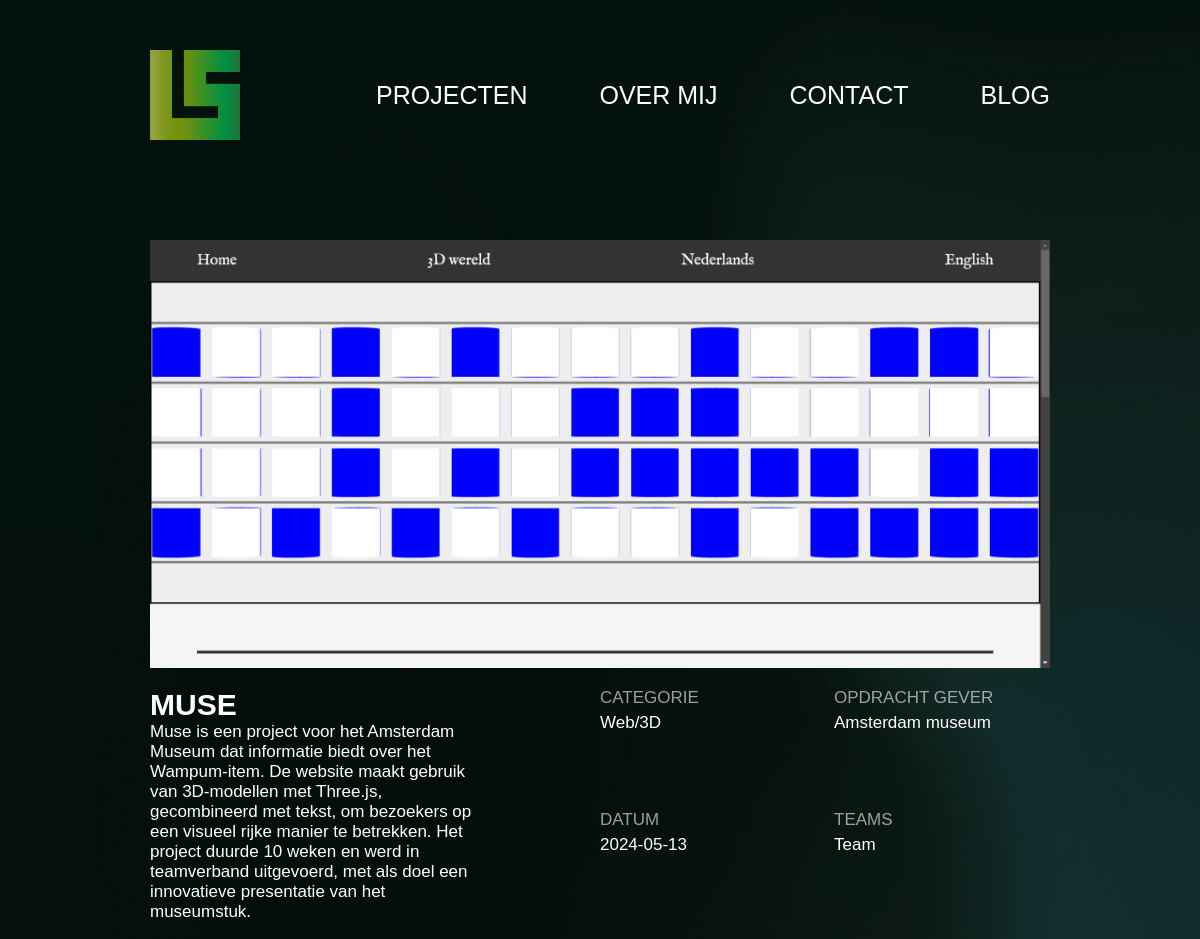
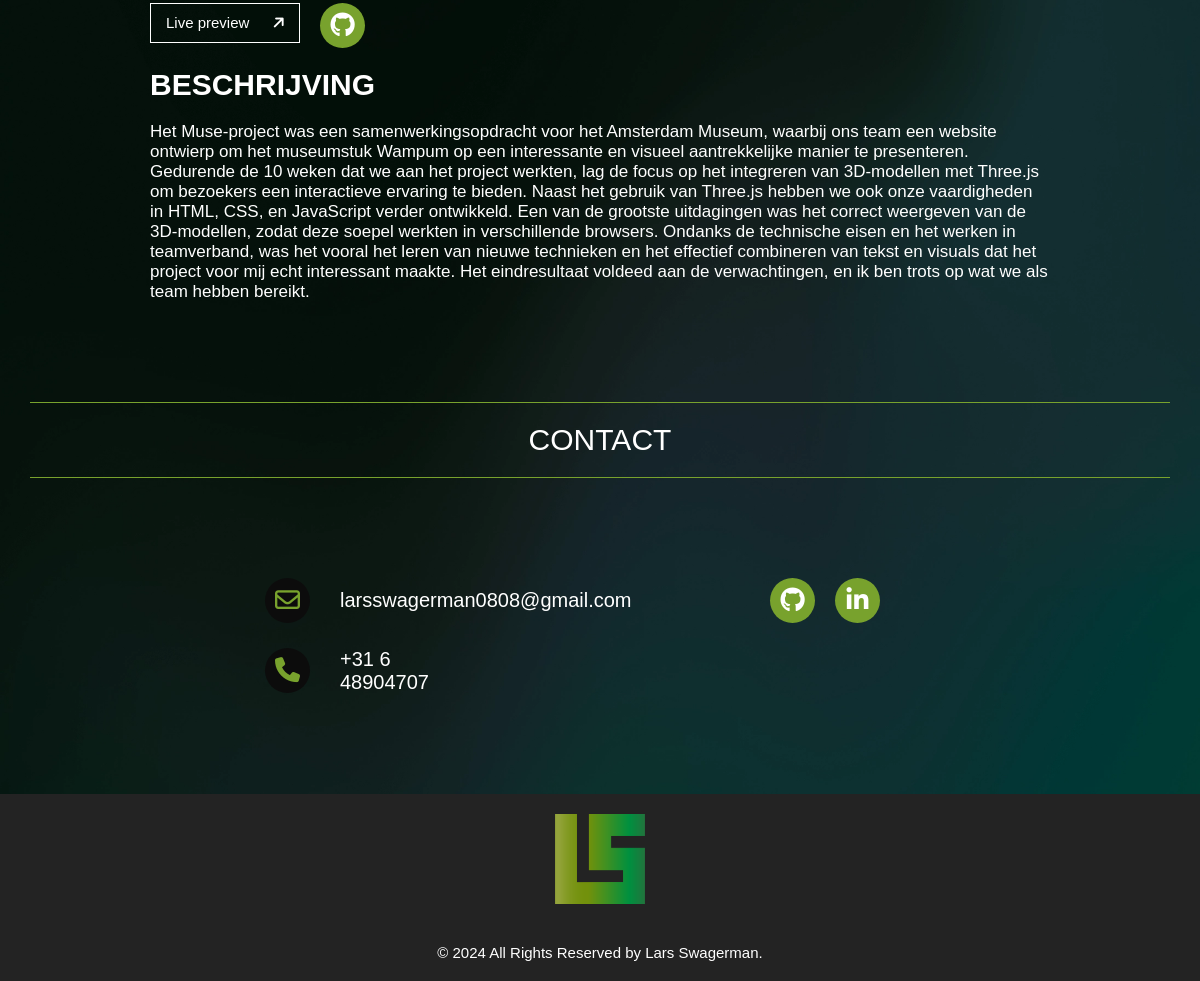
The app's page /projectPage.php?name=Muse with its own data (2 pictures, top to bottom).
### tables this page shows
CREATE TABLE `Projects` (
  `name` varchar(255) NOT NULL,
  `smallText` varchar(1000) NOT NULL,
  `bigText` varchar(5000) NOT NULL,
  `infoText` varchar(1000) NOT NULL,
  `categoryText` varchar(1000) NOT NULL,
  `clientText` varchar(1000) NOT NULL,
  `teamsText` varchar(1000) NOT NULL,
  `date` date NOT NULL,
  `image` varchar(1000) NOT NULL,
  `gitLink` varchar(1000) NOT NULL,
  `liveLink` varchar(1000) NOT NULL,
  `phpTag` tinyint(1) NOT NULL,
  `cssTag` tinyint(1) NOT NULL,
  `jsTag` tinyint(1) NOT NULL,
  `sqlTag` tinyint(1) NOT NULL,
  `pythonTag` tinyint(1) NOT NULL,
  `wordpressTag` tinyint(1) NOT NULL
);

### public/projectPage.php (the view, shortened to what this page needs)
<?php
require_once("assets/php/header.php");
require_once("assets/php/footer.php");
?>
<!DOCTYPE html>
<html lang="en">
<head>
    <link rel="stylesheet" href="https://use.typekit.net/vmz6jnb.css">
    <link rel="stylesheet" href="assets/css/style.css">
    <link rel="stylesheet" href="assets/css/style-page.css">
</head>
<body>
    <?php
    $name = isset($_GET['name']) ? $_GET['name'] : '';
    if (!empty($name)) {
       $pdo = db_connect();
       $stmt = $pdo->prepare('SELECT * FROM Projects WHERE name = ?');
       $stmt->execute([$name]);
       $project = $stmt->fetch(PDO::FETCH_ASSOC);
       echo '
       <main class="main">
           <img class="main__img" src="assets/img/projects/' . $project['image'] .'" alt="">
           <section class="info__section">
               <div class="info__div">
                   <h1 class="info__title">' . $project['name'] . '</h1>
                   <p class="info__text">' . $project['bigText'] . '</p>
               </div>
               <ul class="info__list">
                   <li class="list__item">
                       <p class="item__title">categorie</p>
                       <p class="item__text">' . $project['categoryText'] . '</p>
                   </li>
                   <li class="list__item">
                       <p class="item__title">opdracht gever</p>
                       <p class="item__text">' . $project['clientText'] . '</p>
                   </li>
                   <li class="list__item">
                       <p class="item__title">datum</p>
                       <p class="item__text">' . $project['date'] . '</p>
                   </li>
                   <li class="list__item">
                       <p class="item__title">teams</p>
                       <p class="item__text">' . $project['teamsText'] . '</p>
                   </li>
               </ul>
           </section>
           <div class="links__div">
                <a class="button__link" href="' . $project['liveLink'] . '"><button class="live__button">Live preview<i class="fa-solid fa-arrow-up fa-rotate-by" style="--fa-rotate-angle: 45deg;"></i></button></a>
                <a href="' . $project['gitLink'] . '" class="contact__icon"><i class="fa-brands fa-github"></i></a>
           </div>
           <h2 class="about__title">beschrijving</h2>
           <p class="about__text">' . $project['infoText'] . '</p>
       </main>';
    } else {
        echo '<p>Project could not be found.</p>';
    }
    ?>
</body>
</html>

### public/assets/css/style.css (style rules this page uses)
*, *::after, *::before { margin: 0; padding: 0; box-sizing: border-box; }
html { font-size: 62.5%; scroll-behavior: smooth; background-image: url("/assets/img/verloop.webp"); background-size: cover; background-repeat: no-repeat; background-position: center top; }
body { background-image: url("/assets/img/verloop.webp"); background-size: cover; background-repeat: no-repeat; background-position: center top; font-family: "fieldwork", sans-serif; color: white; display: flex; flex-direction: column; gap: 10rem; }
.contact__icon { font-size: 2.5rem; color: white; background: #78A22D; border-radius: 50%; width: 4.5rem; height: 4.5rem; display: flex; align-items: center; justify-content: center; text-decoration: none; }

### public/assets/css/style-page.css (style rules this page uses)
.main { width: 100%; display: flex; gap: 2rem; flex-direction: column; padding: 0 15rem; }
.main__img { width: 100%; max-height: 95vh; object-fit: cover; }
.info__title { font-size: 3rem; }
.info__text { width: 75%; font-size: 1.7rem; font-family: ronnia-condensed, sans-serif; }
.info__section { display: flex; height: 10rem; justify-content: space-between; height: 100%; }
.info__div { width: 50%; display: flex; flex-direction: column; justify-content: space-between; align-items: flex-start; }
.info__title { text-transform: uppercase; white-space: nowrap; }
.info__list { width: 50%; display: flex; flex-wrap: wrap; gap: 1rem; justify-content: space-between; }
.list__item { list-style: none; display: flex; flex-direction: column; width: 48%; font-size: 1.7rem; gap: 0.5rem; }
.item__title { text-transform: uppercase; white-space: nowrap; opacity: 0.6; }
.item__text { font-family: ronnia-condensed, sans-serif; white-space: nowrap; }
.links__div { display: flex; gap: 2rem; }
.button__link { text-decoration: none; }
.live__button { width: 15rem; height: 4rem; border: 1px solid white; background: transparent; color: white; font-size: 1.5rem; font-family: ronnia-condensed, sans-serif; font-weight: 300; display: flex; align-items: center; justify-content: space-between; padding: 0 1.5rem; }
.about__title { font-size: 3rem; text-transform: uppercase; }
.about__text { font-size: 1.7rem; font-family: ronnia-condensed, sans-serif; }

### records on screen
projects: image (picture), name "MUSE", bigText "Muse is een project voor het Amsterdam Museum dat informatie biedt over het Wampum-item. De website maakt gebruik van 3D-modellen met Three.js, gecombineerd met tekst, om bezoekers op een visueel rijke manier te betrekken. Het project duurde 10 weken en werd in teamverband uitgevoerd, met als doel een innovatieve presentatie van het museumstuk.", categoryText "Web/3D", clientText "Amsterdam museum", date "2024-05-13", teamsText "Team", infoText "Het Muse-project was een samenwerkingsopdracht voor het Amsterdam Museum, waarbij ons team een website ontwierp om het museumstuk Wampum op een interessante en visueel aantrekkelijke manier te presenteren. Gedurende de 10 weken dat we aan het project werkten, lag de focus op het integreren van 3D-modellen met Three.js om bezoekers een interactieve ervaring te bieden. Naast het gebruik van Three.js hebben we ook onze vaardigheden in HTML, CSS, en JavaScript verder ontwikkeld. Een van de grootste uitdagingen was het correct weergeven van de 3D-modellen, zodat deze soepel werkten in verschillende browsers. Ondanks de technische eisen en het werken in teamverband, was het vooral het leren van…"
